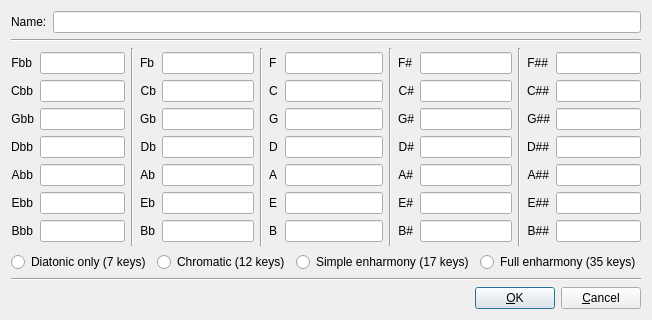
<?xml version="1.0" encoding="UTF-8"?>
<ui version="4.0">
 <class>Dialog</class>
 <widget class="QDialog" name="Dialog">
  <property name="geometry">
   <rect>
    <x>0</x>
    <y>0</y>
    <width>600</width>
    <height>320</height>
   </rect>
  </property>
  <property name="windowTitle">
   <string>Edit Temperament</string>
  </property>
  <layout class="QVBoxLayout" name="verticalLayout">
   <item>
    <layout class="QHBoxLayout" name="hName">
     <item>
      <widget class="QLabel" name="lName">
       <property name="text">
        <string>Name:</string>
       </property>
      </widget>
     </item>
     <item>
      <widget class="QLineEdit" name="lineName"/>
     </item>
    </layout>
   </item>
   <item>
    <widget class="Line" name="line0">
     <property name="orientation">
      <enum>Qt::Horizontal</enum>
     </property>
    </widget>
   </item>
   <item>
    <layout class="QHBoxLayout" name="hKeys" stretch="1,0,1,0,1,0,1,0,1">
     <item>
      <layout class="QFormLayout" name="form1">
       <property name="formAlignment">
        <set>Qt::AlignLeading|Qt::AlignLeft|Qt::AlignVCenter</set>
       </property>
       <item row="0" column="0">
        <widget class="QLabel" name="lK00">
         <property name="text">
          <string>Fbb</string>
         </property>
         <property name="alignment">
          <set>Qt::AlignRight|Qt::AlignTrailing|Qt::AlignVCenter</set>
         </property>
         <property name="buddy">
          <cstring>eK00</cstring>
         </property>
        </widget>
       </item>
       <item row="0" column="1">
        <widget class="QLineEdit" name="eK0">
         <property name="inputMask">
          <string>#900; </string>
         </property>
         <property name="alignment">
          <set>Qt::AlignRight|Qt::AlignTrailing|Qt::AlignVCenter</set>
         </property>
        </widget>
       </item>
       <item row="1" column="0">
        <widget class="QLabel" name="lK01">
         <property name="text">
          <string>Cbb</string>
         </property>
         <property name="alignment">
          <set>Qt::AlignRight|Qt::AlignTrailing|Qt::AlignVCenter</set>
         </property>
        </widget>
       </item>
       <item row="1" column="1">
        <widget class="QLineEdit" name="eK1">
         <property name="inputMask">
          <string>#900; </string>
         </property>
         <property name="alignment">
          <set>Qt::AlignRight|Qt::AlignTrailing|Qt::AlignVCenter</set>
         </property>
        </widget>
       </item>
       <item row="2" column="0">
        <widget class="QLabel" name="lK02">
         <property name="text">
          <string>Gbb</string>
         </property>
         <property name="alignment">
          <set>Qt::AlignRight|Qt::AlignTrailing|Qt::AlignVCenter</set>
         </property>
        </widget>
       </item>
       <item row="2" column="1">
        <widget class="QLineEdit" name="eK2">
         <property name="inputMask">
          <string>#900; </string>
         </property>
         <property name="alignment">
          <set>Qt::AlignRight|Qt::AlignTrailing|Qt::AlignVCenter</set>
         </property>
        </widget>
       </item>
       <item row="3" column="0">
        <widget class="QLabel" name="lK03">
         <property name="text">
          <string>Dbb</string>
         </property>
         <property name="alignment">
          <set>Qt::AlignRight|Qt::AlignTrailing|Qt::AlignVCenter</set>
         </property>
        </widget>
       </item>
       <item row="3" column="1">
        <widget class="QLineEdit" name="eK3">
         <property name="inputMask">
          <string>#900; </string>
         </property>
         <property name="alignment">
          <set>Qt::AlignRight|Qt::AlignTrailing|Qt::AlignVCenter</set>
         </property>
        </widget>
       </item>
       <item row="4" column="0">
        <widget class="QLabel" name="lK04">
         <property name="text">
          <string>Abb</string>
         </property>
         <property name="alignment">
          <set>Qt::AlignRight|Qt::AlignTrailing|Qt::AlignVCenter</set>
         </property>
        </widget>
       </item>
       <item row="4" column="1">
        <widget class="QLineEdit" name="eK4">
         <property name="inputMask">
          <string>#900; </string>
         </property>
         <property name="alignment">
          <set>Qt::AlignRight|Qt::AlignTrailing|Qt::AlignVCenter</set>
         </property>
        </widget>
       </item>
       <item row="5" column="0">
        <widget class="QLabel" name="lK05">
         <property name="text">
          <string>Ebb</string>
         </property>
         <property name="alignment">
          <set>Qt::AlignRight|Qt::AlignTrailing|Qt::AlignVCenter</set>
         </property>
        </widget>
       </item>
       <item row="5" column="1">
        <widget class="QLineEdit" name="eK5">
         <property name="inputMask">
          <string>#900; </string>
         </property>
         <property name="alignment">
          <set>Qt::AlignRight|Qt::AlignTrailing|Qt::AlignVCenter</set>
         </property>
        </widget>
       </item>
       <item row="6" column="0">
        <widget class="QLabel" name="lK06">
         <property name="text">
          <string>Bbb</string>
         </property>
         <property name="alignment">
          <set>Qt::AlignRight|Qt::AlignTrailing|Qt::AlignVCenter</set>
         </property>
        </widget>
       </item>
       <item row="6" column="1">
        <widget class="QLineEdit" name="eK6">
         <property name="inputMask">
          <string>#900; </string>
         </property>
         <property name="alignment">
          <set>Qt::AlignRight|Qt::AlignTrailing|Qt::AlignVCenter</set>
         </property>
        </widget>
       </item>
      </layout>
     </item>
     <item>
      <widget class="Line" name="line1">
       <property name="orientation">
        <enum>Qt::Vertical</enum>
       </property>
      </widget>
     </item>
     <item>
      <layout class="QFormLayout" name="form2">
       <property name="formAlignment">
        <set>Qt::AlignLeading|Qt::AlignLeft|Qt::AlignVCenter</set>
       </property>
       <item row="0" column="0">
        <widget class="QLabel" name="lK07">
         <property name="text">
          <string>Fb</string>
         </property>
         <property name="alignment">
          <set>Qt::AlignRight|Qt::AlignTrailing|Qt::AlignVCenter</set>
         </property>
        </widget>
       </item>
       <item row="0" column="1">
        <widget class="QLineEdit" name="eK7">
         <property name="inputMask">
          <string>#900; </string>
         </property>
         <property name="alignment">
          <set>Qt::AlignRight|Qt::AlignTrailing|Qt::AlignVCenter</set>
         </property>
        </widget>
       </item>
       <item row="1" column="0">
        <widget class="QLabel" name="lK08">
         <property name="text">
          <string>Cb</string>
         </property>
         <property name="alignment">
          <set>Qt::AlignRight|Qt::AlignTrailing|Qt::AlignVCenter</set>
         </property>
        </widget>
       </item>
       <item row="1" column="1">
        <widget class="QLineEdit" name="eK8">
         <property name="inputMask">
          <string>#900; </string>
         </property>
         <property name="alignment">
          <set>Qt::AlignRight|Qt::AlignTrailing|Qt::AlignVCenter</set>
         </property>
        </widget>
       </item>
       <item row="2" column="0">
        <widget class="QLabel" name="lK09">
         <property name="text">
          <string>Gb</string>
         </property>
         <property name="alignment">
          <set>Qt::AlignRight|Qt::AlignTrailing|Qt::AlignVCenter</set>
         </property>
        </widget>
       </item>
       <item row="2" column="1">
        <widget class="QLineEdit" name="eK9">
         <property name="inputMask">
          <string>#900; </string>
         </property>
         <property name="alignment">
          <set>Qt::AlignRight|Qt::AlignTrailing|Qt::AlignVCenter</set>
         </property>
        </widget>
       </item>
       <item row="3" column="0">
        <widget class="QLabel" name="lK10">
         <property name="text">
          <string>Db</string>
         </property>
         <property name="alignment">
          <set>Qt::AlignRight|Qt::AlignTrailing|Qt::AlignVCenter</set>
         </property>
        </widget>
       </item>
       <item row="3" column="1">
        <widget class="QLineEdit" name="eK10">
         <property name="inputMask">
          <string>#900; </string>
         </property>
         <property name="alignment">
          <set>Qt::AlignRight|Qt::AlignTrailing|Qt::AlignVCenter</set>
         </property>
        </widget>
       </item>
       <item row="4" column="0">
        <widget class="QLabel" name="lK11">
         <property name="text">
          <string>Ab</string>
         </property>
         <property name="alignment">
          <set>Qt::AlignRight|Qt::AlignTrailing|Qt::AlignVCenter</set>
         </property>
        </widget>
       </item>
       <item row="4" column="1">
        <widget class="QLineEdit" name="eK11">
         <property name="inputMask">
          <string>#900; </string>
         </property>
         <property name="alignment">
          <set>Qt::AlignRight|Qt::AlignTrailing|Qt::AlignVCenter</set>
         </property>
        </widget>
       </item>
       <item row="5" column="0">
        <widget class="QLabel" name="lK12">
         <property name="text">
          <string>Eb</string>
         </property>
         <property name="alignment">
          <set>Qt::AlignRight|Qt::AlignTrailing|Qt::AlignVCenter</set>
         </property>
        </widget>
       </item>
       <item row="5" column="1">
        <widget class="QLineEdit" name="eK12">
         <property name="inputMask">
          <string>#900; </string>
         </property>
         <property name="alignment">
          <set>Qt::AlignRight|Qt::AlignTrailing|Qt::AlignVCenter</set>
         </property>
        </widget>
       </item>
       <item row="6" column="0">
        <widget class="QLabel" name="lK13">
         <property name="text">
          <string>Bb</string>
         </property>
         <property name="alignment">
          <set>Qt::AlignRight|Qt::AlignTrailing|Qt::AlignVCenter</set>
         </property>
        </widget>
       </item>
       <item row="6" column="1">
        <widget class="QLineEdit" name="eK13">
         <property name="inputMask">
          <string>#900; </string>
         </property>
         <property name="alignment">
          <set>Qt::AlignRight|Qt::AlignTrailing|Qt::AlignVCenter</set>
         </property>
        </widget>
       </item>
      </layout>
     </item>
     <item>
      <widget class="Line" name="line2">
       <property name="orientation">
        <enum>Qt::Vertical</enum>
       </property>
      </widget>
     </item>
     <item>
      <layout class="QFormLayout" name="form3">
       <property name="fieldGrowthPolicy">
        <enum>QFormLayout::AllNonFixedFieldsGrow</enum>
       </property>
       <property name="formAlignment">
        <set>Qt::AlignLeading|Qt::AlignLeft|Qt::AlignVCenter</set>
       </property>
       <item row="0" column="0">
        <widget class="QLabel" name="lK14">
         <property name="text">
          <string>F</string>
         </property>
        </widget>
       </item>
       <item row="0" column="1">
        <widget class="QLineEdit" name="eK14">
         <property name="inputMask">
          <string>#900; </string>
         </property>
         <property name="alignment">
          <set>Qt::AlignRight|Qt::AlignTrailing|Qt::AlignVCenter</set>
         </property>
        </widget>
       </item>
       <item row="1" column="0">
        <widget class="QLabel" name="lK15">
         <property name="text">
          <string>C</string>
         </property>
        </widget>
       </item>
       <item row="1" column="1">
        <widget class="QLineEdit" name="eK15">
         <property name="inputMask">
          <string>#900; </string>
         </property>
         <property name="alignment">
          <set>Qt::AlignRight|Qt::AlignTrailing|Qt::AlignVCenter</set>
         </property>
        </widget>
       </item>
       <item row="2" column="0">
        <widget class="QLabel" name="lK16">
         <property name="text">
          <string>G</string>
         </property>
        </widget>
       </item>
       <item row="2" column="1">
        <widget class="QLineEdit" name="eK16">
         <property name="inputMask">
          <string>#900; </string>
         </property>
         <property name="alignment">
          <set>Qt::AlignRight|Qt::AlignTrailing|Qt::AlignVCenter</set>
         </property>
        </widget>
       </item>
       <item row="3" column="0">
        <widget class="QLabel" name="lK17">
         <property name="text">
          <string>D</string>
         </property>
        </widget>
       </item>
       <item row="3" column="1">
        <widget class="QLineEdit" name="eK17">
         <property name="inputMask">
          <string>#900; </string>
         </property>
         <property name="alignment">
          <set>Qt::AlignRight|Qt::AlignTrailing|Qt::AlignVCenter</set>
         </property>
        </widget>
       </item>
       <item row="4" column="0">
        <widget class="QLabel" name="lK18">
         <property name="text">
          <string>A</string>
         </property>
        </widget>
       </item>
       <item row="4" column="1">
        <widget class="QLineEdit" name="eK18">
         <property name="inputMask">
          <string>#900; </string>
         </property>
         <property name="alignment">
          <set>Qt::AlignRight|Qt::AlignTrailing|Qt::AlignVCenter</set>
         </property>
        </widget>
       </item>
       <item row="5" column="0">
        <widget class="QLabel" name="lK19">
         <property name="text">
          <string>E</string>
         </property>
        </widget>
       </item>
       <item row="5" column="1">
        <widget class="QLineEdit" name="eK19">
         <property name="inputMask">
          <string>#900; </string>
         </property>
         <property name="alignment">
          <set>Qt::AlignRight|Qt::AlignTrailing|Qt::AlignVCenter</set>
         </property>
        </widget>
       </item>
       <item row="6" column="0">
        <widget class="QLabel" name="lK20">
         <property name="text">
          <string>B</string>
         </property>
        </widget>
       </item>
       <item row="6" column="1">
        <widget class="QLineEdit" name="eK20">
         <property name="inputMask">
          <string>#900; </string>
         </property>
         <property name="alignment">
          <set>Qt::AlignRight|Qt::AlignTrailing|Qt::AlignVCenter</set>
         </property>
        </widget>
       </item>
      </layout>
     </item>
     <item>
      <widget class="Line" name="line3">
       <property name="orientation">
        <enum>Qt::Vertical</enum>
       </property>
      </widget>
     </item>
     <item>
      <layout class="QFormLayout" name="form4">
       <property name="formAlignment">
        <set>Qt::AlignLeading|Qt::AlignLeft|Qt::AlignVCenter</set>
       </property>
       <item row="0" column="0">
        <widget class="QLabel" name="lK21">
         <property name="text">
          <string>F#</string>
         </property>
         <property name="alignment">
          <set>Qt::AlignRight|Qt::AlignTrailing|Qt::AlignVCenter</set>
         </property>
        </widget>
       </item>
       <item row="0" column="1">
        <widget class="QLineEdit" name="eK21">
         <property name="inputMask">
          <string>#900; </string>
         </property>
         <property name="alignment">
          <set>Qt::AlignRight|Qt::AlignTrailing|Qt::AlignVCenter</set>
         </property>
        </widget>
       </item>
       <item row="1" column="0">
        <widget class="QLabel" name="lK22">
         <property name="text">
          <string>C#</string>
         </property>
         <property name="alignment">
          <set>Qt::AlignRight|Qt::AlignTrailing|Qt::AlignVCenter</set>
         </property>
        </widget>
       </item>
       <item row="1" column="1">
        <widget class="QLineEdit" name="eK22">
         <property name="inputMask">
          <string>#900; </string>
         </property>
         <property name="alignment">
          <set>Qt::AlignRight|Qt::AlignTrailing|Qt::AlignVCenter</set>
         </property>
        </widget>
       </item>
       <item row="2" column="0">
        <widget class="QLabel" name="lK23">
         <property name="text">
          <string>G#</string>
         </property>
         <property name="alignment">
          <set>Qt::AlignRight|Qt::AlignTrailing|Qt::AlignVCenter</set>
         </property>
        </widget>
       </item>
       <item row="2" column="1">
        <widget class="QLineEdit" name="eK23">
         <property name="inputMask">
          <string>#900; </string>
         </property>
         <property name="alignment">
          <set>Qt::AlignRight|Qt::AlignTrailing|Qt::AlignVCenter</set>
         </property>
        </widget>
       </item>
       <item row="3" column="0">
        <widget class="QLabel" name="lK24">
         <property name="text">
          <string>D#</string>
         </property>
         <property name="alignment">
          <set>Qt::AlignRight|Qt::AlignTrailing|Qt::AlignVCenter</set>
         </property>
        </widget>
       </item>
       <item row="3" column="1">
        <widget class="QLineEdit" name="eK24">
         <property name="inputMask">
          <string>#900; </string>
         </property>
         <property name="alignment">
          <set>Qt::AlignRight|Qt::AlignTrailing|Qt::AlignVCenter</set>
         </property>
        </widget>
       </item>
       <item row="4" column="0">
        <widget class="QLabel" name="lK25">
         <property name="text">
          <string>A#</string>
         </property>
         <property name="alignment">
          <set>Qt::AlignRight|Qt::AlignTrailing|Qt::AlignVCenter</set>
         </property>
        </widget>
       </item>
       <item row="4" column="1">
        <widget class="QLineEdit" name="eK25">
         <property name="inputMask">
          <string>#900; </string>
         </property>
         <property name="alignment">
          <set>Qt::AlignRight|Qt::AlignTrailing|Qt::AlignVCenter</set>
         </property>
        </widget>
       </item>
       <item row="5" column="0">
        <widget class="QLabel" name="lK26">
         <property name="text">
          <string>E#</string>
         </property>
         <property name="alignment">
          <set>Qt::AlignRight|Qt::AlignTrailing|Qt::AlignVCenter</set>
         </property>
        </widget>
       </item>
       <item row="5" column="1">
        <widget class="QLineEdit" name="eK26">
         <property name="inputMask">
          <string>#900; </string>
         </property>
         <property name="alignment">
          <set>Qt::AlignRight|Qt::AlignTrailing|Qt::AlignVCenter</set>
         </property>
        </widget>
       </item>
       <item row="6" column="0">
        <widget class="QLabel" name="lK27">
         <property name="text">
          <string>B#</string>
         </property>
         <property name="alignment">
          <set>Qt::AlignRight|Qt::AlignTrailing|Qt::AlignVCenter</set>
         </property>
        </widget>
       </item>
       <item row="6" column="1">
        <widget class="QLineEdit" name="eK27">
         <property name="inputMask">
          <string>#900; </string>
         </property>
         <property name="alignment">
          <set>Qt::AlignRight|Qt::AlignTrailing|Qt::AlignVCenter</set>
         </property>
        </widget>
       </item>
      </layout>
     </item>
     <item>
      <widget class="Line" name="line4">
       <property name="orientation">
        <enum>Qt::Vertical</enum>
       </property>
      </widget>
     </item>
     <item>
      <layout class="QFormLayout" name="form5">
       <property name="formAlignment">
        <set>Qt::AlignLeading|Qt::AlignLeft|Qt::AlignVCenter</set>
       </property>
       <item row="0" column="0">
        <widget class="QLabel" name="lK28">
         <property name="text">
          <string>F##</string>
         </property>
         <property name="alignment">
          <set>Qt::AlignRight|Qt::AlignTrailing|Qt::AlignVCenter</set>
         </property>
        </widget>
       </item>
       <item row="0" column="1">
        <widget class="QLineEdit" name="eK28">
         <property name="inputMask">
          <string>#900; </string>
         </property>
         <property name="alignment">
          <set>Qt::AlignRight|Qt::AlignTrailing|Qt::AlignVCenter</set>
         </property>
        </widget>
       </item>
       <item row="1" column="0">
        <widget class="QLabel" name="lK29">
         <property name="text">
          <string>C##</string>
         </property>
         <property name="alignment">
          <set>Qt::AlignRight|Qt::AlignTrailing|Qt::AlignVCenter</set>
         </property>
        </widget>
       </item>
       <item row="1" column="1">
        <widget class="QLineEdit" name="eK29">
         <property name="inputMask">
          <string>#900; </string>
         </property>
         <property name="alignment">
          <set>Qt::AlignRight|Qt::AlignTrailing|Qt::AlignVCenter</set>
         </property>
        </widget>
       </item>
       <item row="2" column="0">
        <widget class="QLabel" name="lK30">
         <property name="text">
          <string>G##</string>
         </property>
         <property name="alignment">
          <set>Qt::AlignRight|Qt::AlignTrailing|Qt::AlignVCenter</set>
         </property>
        </widget>
       </item>
       <item row="2" column="1">
        <widget class="QLineEdit" name="eK30">
         <property name="inputMask">
          <string>#900; </string>
         </property>
         <property name="alignment">
          <set>Qt::AlignRight|Qt::AlignTrailing|Qt::AlignVCenter</set>
         </property>
        </widget>
       </item>
       <item row="3" column="0">
        <widget class="QLabel" name="lK31">
         <property name="text">
          <string>D##</string>
         </property>
         <property name="alignment">
          <set>Qt::AlignRight|Qt::AlignTrailing|Qt::AlignVCenter</set>
         </property>
        </widget>
       </item>
       <item row="3" column="1">
        <widget class="QLineEdit" name="eK31">
         <property name="inputMask">
          <string>#900; </string>
         </property>
         <property name="alignment">
          <set>Qt::AlignRight|Qt::AlignTrailing|Qt::AlignVCenter</set>
         </property>
        </widget>
       </item>
       <item row="4" column="0">
        <widget class="QLabel" name="lK32">
         <property name="text">
          <string>A##</string>
         </property>
         <property name="alignment">
          <set>Qt::AlignRight|Qt::AlignTrailing|Qt::AlignVCenter</set>
         </property>
        </widget>
       </item>
       <item row="4" column="1">
        <widget class="QLineEdit" name="eK32">
         <property name="inputMask">
          <string>#900; </string>
         </property>
         <property name="alignment">
          <set>Qt::AlignRight|Qt::AlignTrailing|Qt::AlignVCenter</set>
         </property>
        </widget>
       </item>
       <item row="5" column="0">
        <widget class="QLabel" name="lK33">
         <property name="text">
          <string>E##</string>
         </property>
         <property name="alignment">
          <set>Qt::AlignRight|Qt::AlignTrailing|Qt::AlignVCenter</set>
         </property>
        </widget>
       </item>
       <item row="5" column="1">
        <widget class="QLineEdit" name="eK33">
         <property name="inputMask">
          <string>#900; </string>
         </property>
         <property name="alignment">
          <set>Qt::AlignRight|Qt::AlignTrailing|Qt::AlignVCenter</set>
         </property>
        </widget>
       </item>
       <item row="6" column="0">
        <widget class="QLabel" name="lK34">
         <property name="text">
          <string>B##</string>
         </property>
         <property name="alignment">
          <set>Qt::AlignRight|Qt::AlignTrailing|Qt::AlignVCenter</set>
         </property>
        </widget>
       </item>
       <item row="6" column="1">
        <widget class="QLineEdit" name="eK34">
         <property name="inputMask">
          <string>#900; </string>
         </property>
         <property name="alignment">
          <set>Qt::AlignRight|Qt::AlignTrailing|Qt::AlignVCenter</set>
         </property>
        </widget>
       </item>
      </layout>
     </item>
    </layout>
   </item>
   <item>
    <layout class="QHBoxLayout" name="hRadio">
     <item>
      <widget class="QRadioButton" name="radio7">
       <property name="enabled">
        <bool>true</bool>
       </property>
       <property name="toolTip">
        <string>In the table above, only show the 7 diatonic notes</string>
       </property>
       <property name="text">
        <string>Diatonic only (7 keys)</string>
       </property>
      </widget>
     </item>
     <item>
      <widget class="QRadioButton" name="radio12">
       <property name="enabled">
        <bool>true</bool>
       </property>
       <property name="toolTip">
        <string>In the table above, only show 12 chromiatic notes</string>
       </property>
       <property name="text">
        <string>Chromatic (12 keys)</string>
       </property>
      </widget>
     </item>
     <item>
      <widget class="QRadioButton" name="radio17">
       <property name="enabled">
        <bool>true</bool>
       </property>
       <property name="toolTip">
        <string>In the table above, only show 17 chromiatic notes</string>
       </property>
       <property name="text">
        <string>Simple enharmony (17 keys)</string>
       </property>
      </widget>
     </item>
     <item>
      <widget class="QRadioButton" name="radio35">
       <property name="enabled">
        <bool>true</bool>
       </property>
       <property name="toolTip">
        <string>Show the table above in full</string>
       </property>
       <property name="text">
        <string>Full enharmony (35 keys)</string>
       </property>
      </widget>
     </item>
    </layout>
   </item>
   <item>
    <widget class="Line" name="line5">
     <property name="orientation">
      <enum>Qt::Horizontal</enum>
     </property>
    </widget>
   </item>
   <item>
    <layout class="QHBoxLayout" name="hButtons">
     <item>
      <spacer name="horizontalSpacer">
       <property name="orientation">
        <enum>Qt::Horizontal</enum>
       </property>
       <property name="sizeHint" stdset="0">
        <size>
         <width>40</width>
         <height>20</height>
        </size>
       </property>
      </spacer>
     </item>
     <item>
      <widget class="QPushButton" name="pushOk">
       <property name="toolTip">
        <string>Retain any modification to the temperament</string>
       </property>
       <property name="text">
        <string>&amp;OK</string>
       </property>
      </widget>
     </item>
     <item>
      <widget class="QPushButton" name="pushCancel">
       <property name="toolTip">
        <string>Discard any modification to the temperament</string>
       </property>
       <property name="text">
        <string>&amp;Cancel</string>
       </property>
      </widget>
     </item>
    </layout>
   </item>
  </layout>
 </widget>
 <resources/>
 <connections/>
</ui>
